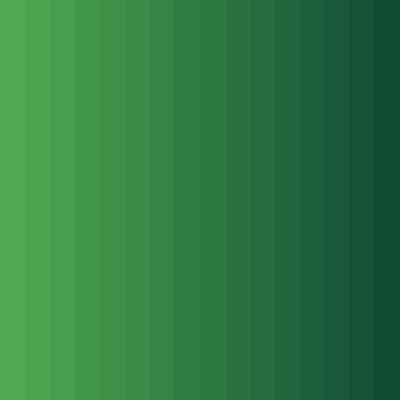
Frame 1 (no input)
Frame 2 (the mouse pressed at the canvas centre, redrawn once): identical to frame 1, image omitted

The p5.js sketch that drew this single still picture (run headless with seeded random() and noise() and a simulated clock; the mouse was pressed at the canvas centre and the sketch redrawn once):

// p5.js sketch
// ── sketch.js
  var colorFrom, colorTo;
  var rectStep = 25;
  function setup() {
  createCanvas(400,400);
  noLoop();
}

function draw() {
  background(255);
  
  colorFrom = color(80,170,80);
  colorTo = color(10,70,50);

  for(var x=0; x < width; x += rectStep){
    noStroke();

    var lerpAmt = map(x,0,width,0,1);
    
    var lerpedCol = lerpColor(colorFrom,
      colorTo,
      lerpAmt);    
    fill(lerpedCol);
    rect(x,0,rectStep,height);
  }
}
